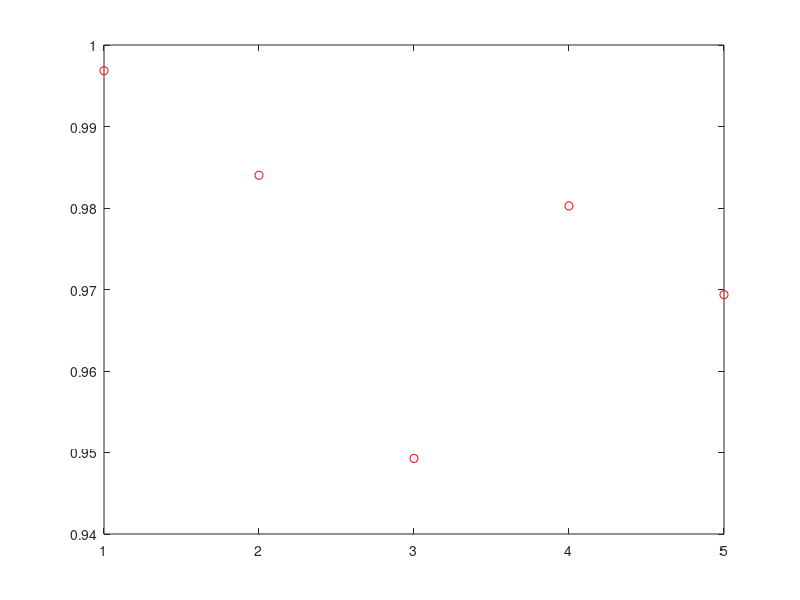
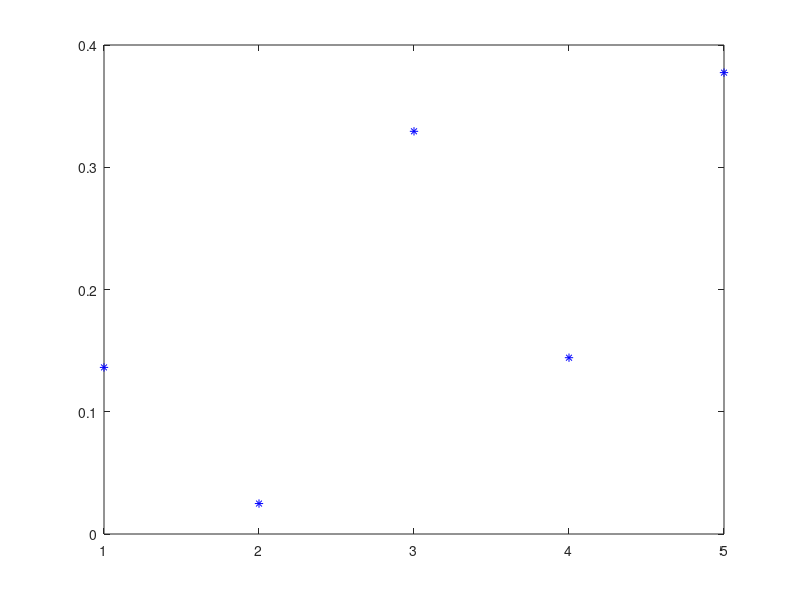
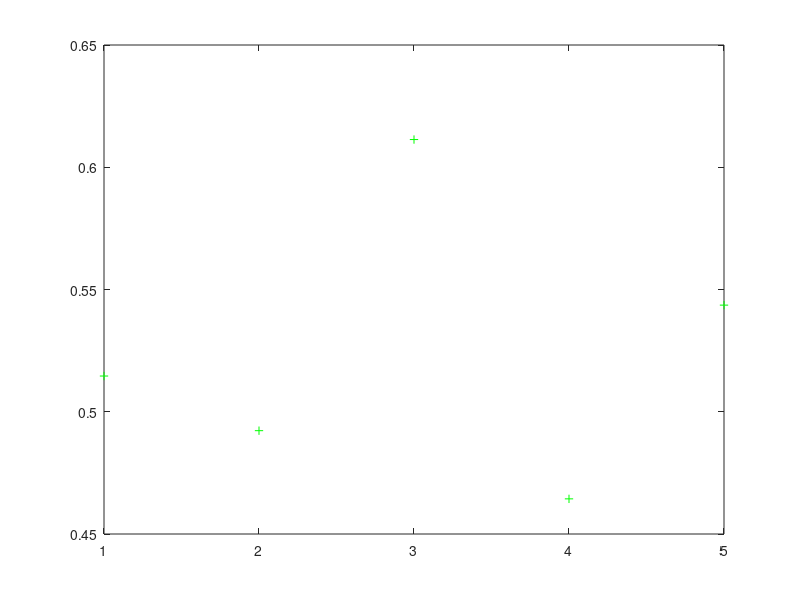
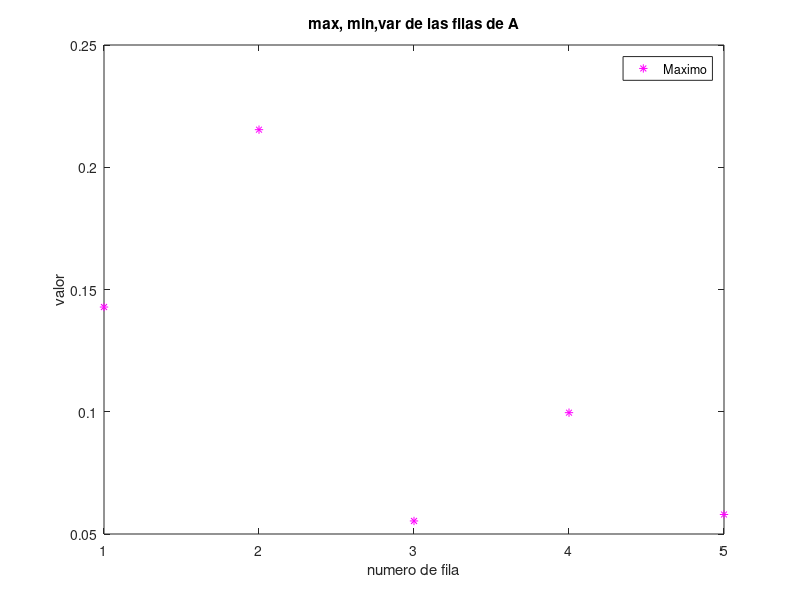

The MATLAB source for these figures, in order: (Note: this script raises an error after producing the figures.)
%% Ejercicio 1. Matrices y vectores
clear all
close all

% 1. Crear matrices
A = [1,2;3,4;5,6;7,8];
v = [14;16;18;20];
% 2.Obtenga y visualice una matriz B concatenando la matriz A y el vector v.
%B = cat(2, A, v);
B = [A,v];
disp('B = ');
disp(B);

% 3. Obtenga y visualice un vector fila resultado de concatenar las filas de la matriz B
nfilas = size(B,1);
V = [];
for i=1:nfilas
    fila = B(i,:); %: todos los elementos de esa fila
    V=[V,fila];
end

disp('V=');
disp(V);

%Forma rápida
V2 = B'; % TRASPUESTA DE B
V2 = V2(:)';
disp('V2=');
disp(V2);

% 4. Obtenga y visualice un vector columna resultado de concatenar las columnas de la matriz B.
C = B(:);
disp('C=');
disp(C);


%%  Ejercicio 2. Matrices y vectores.
clear all
close all
% Realice un script de Matlab que permita desarrollar una serie de operaciones con una matriz
% 1. El script ha de generar una matriz, cuadrada y aleatoria de tamaño indicado por el usuario. En la línea de comandos se ha de visualizar el mensaje: "Indique el tamaño de la matriz".

n = input('Indique el tamaño de la matriz: ');
A = rand(n);

% 2. A partir de la matriz construida, el script deberá calcular y presentar por pantalla los siguientes datos:
% a) Matriz generada
disp("matriz A: ")
disp(A)

% b) Una segunda matriz formada por las columnas impares de la matriz inicial
B=A(:,1:2:n);
disp('B= ');
disp(B);

% c) El valor de los elementos de la diagonal de la matriz generada
C = diag(A);
disp('C= ');
disp(C);

% d) Valor máximo, mínimo, medio y varianza de cada fila. Estos valores se han de representar gráficamente, indicando en el eje de abscisas el número de fila

vector_max = [];
vector_min = [];
vector_mean = [];
vector_var = [];

for i = 1:n
    fila = A(i,:);
    maximo = max(fila);
    minimo= min(fila);
    media= mean(fila);
    varianza = var(fila);

    vector_max = [vector_max,maximo];
    vector_min = [vector_min,minimo];
    vector_mean = [vector_mean,media];
    vector_var = [vector_var,varianza];
end
 
figure(1)
plot(vector_max,'ro')
figure(2)
plot(vector_min,'b*')
figure(3)
plot(vector_mean,'g+')
figure(4)
plot(vector_var,'m*')
hold off;
xlabel('numero de fila')
ylabel('valor')
title('max, min,var de las filas de A')
legend({'Maximo','Minimo','Media','Varianza'})

%% Ejercicio 3. Matrices y vectores.
clear all
close all
% Programe un script en Matlab que permita realizar una serie de operaciones con dos matrices (A y B) que se introducirán por teclado. Para ello:
% 1. Solicite al usuario las dimensiones de las matrices en formato [filas cols], (si se introduce un único número, la matriz será cuadrada).
input_str = input('Ingrese las dimensiones de la matriz en formato [filas cols]: ', 's');

Dimensiones = str2num(input_str);

if length(Dimensiones) == 1
    Dimensiones = [Dimensiones Dimensiones];
end

% 2. Genere dos matrices (A y B) de las dimensiones elegidas. Para rellenar las matrices, escriba una
% función en Matlab (en un fichero diferente) que reciba como parámetro las dimensiones deseadas
% [filas cols], y devuelva la matriz rellena.
A = IntroducirMatriz(Dimensiones);
B = IntroducirMatriz(Dimensiones);

disp('A= ')
disp(A)
disp('B= ')
disp(B)
% 4. Calcule y muestre por pantalla:
% Calcular la transpuesta de A y B
if isequal(size(A), size(B))
    A_transpuesta = A';
    B_transpuesta = B';
else
    fprintf('No se puede calcular la transpuesta porque las dimensiones de A y B son diferentes.\n');
end

% Calcular la inversa de A y B
if isequal(size(A), size(B)) && size(A, 1) == size(A, 2)
    A_inversa = inv(A);
    B_inversa = inv(B);
else
    fprintf('No se puede calcular la inversa porque una de las matrices no es invertible (determinante igual a cero).\n');
end

% Calcular el determinante de A y B
if isequal(size(A), size(B)) && size(A, 1) == size(A, 2)
    determinante_A = det(A);
    determinante_B = det(B);
else
    fprintf('No se puede calcular el determinante porque las dimensiones de A y B son diferentes.\n');
end

% Calcular el rango de A y B
rango_A = rank(A);
rango_B = rank(B);

% Calcular el producto matricial de A y B
if size(A, 2) == size(B, 1)
    producto_matricial = A * B;
else
    fprintf('No se puede calcular el producto matricial porque las dimensiones de A y B no son compatibles.\n');
end

% Calcular el producto elemento a elemento de A y B
if isequal(size(A), size(B))
    producto_elemento_a_elemento = A .* B;
else
    fprintf('No se puede calcular el producto elemento a elemento porque las dimensiones de A y B son diferentes.\n');
end

% Verificar si es posible concatenar las filas y columnas
if isequal(size(A, 1), size(B, 1))
    % Concatenar filas
    vector_fila = [A(1, :), B(1, :)];
else
    fprintf('No se pueden concatenar las filas porque el número de filas en A y B es diferente.\n');
end

if isequal(size(A, 2), size(B, 2))
    % Concatenar columnas
    vector_columna = [A(:, 1); B(:, 1)];
else
    fprintf('No se pueden concatenar las columnas porque el número de columnas en A y B es diferente.\n');
end

% Mostrar resultados

if exist('A_transpuesta', 'var')
    disp('Transpuesta de A:');
    disp(A_transpuesta);
end

if exist('B_transpuesta', 'var')
    disp('Transpuesta de B:');
    disp(B_transpuesta);
end

if exist('A_inversa', 'var')
    disp('Inversa de A:');
    disp(A_inversa);
end

if exist('B_inversa', 'var')
    disp('Inversa de B:');
    disp(B_inversa);
end

if exist('determinante_A', 'var')
    disp('Determinante de A:');
    disp(determinante_A);
end

if exist('determinante_B', 'var')
    disp('Determinante de B:');
    disp(determinante_B);
end

if exist('rango_A', 'var')
    disp('Rango de A:');
    disp(rango_A);
end

if exist('rango_B', 'var')
    disp('Rango de B:');
    disp(rango_B);
end

if exist('producto_matricial', 'var')
    disp('Producto matricial de A y B:');
    disp(producto_matricial);
end

if exist('producto_elemento_a_elemento', 'var')
    disp('Producto elemento a elemento de A y B:');
    disp(producto_elemento_a_elemento);
end

if exist('vector_fila', 'var')
    disp('Vector fila concatenado:');
    disp(vector_fila);
end

if exist('vector_columna', 'var')
    disp('Vector columna concatenado:');
    disp(vector_columna);
end


%% Ejercicio 4. Tiempo de cómputo y representación gráfica
% Realice un script en Matlab que permita obtener y representar el tiempo consumido para el cálculo del
% rango y el determinante de una matriz en función de su tamaño (entre 1x1 y 25x25). Tenga en cuenta
% que:
% • La matriz se rellenará con valores aleatorios.
% • El tiempo necesario para cada operación debe obtenerse por separado.
% • Los tiempos de procesamiento para el cálculo del rango y del determinante se representarán en
% la misma gráfica, utilizando para ello diferentes colores.
% • Deben añadirse etiquetas a los ejes, y una leyenda indicando que representa cada línea. 


%% Ejercicio 5. Representación gráfica en 3D
clear all
close all

% Crear la rejilla uniforme de valores x,y:
vector_x = linspace(-5,5,20); %20 puntos de muestreo de -5 a 5
vector_y = linspace(-5,5,20);
[X,Y] = meshgrid(vector_x,vector_y);

%.* hace la multiplicación por cada elemento de la matriz
Z = Y.*sin(pi*X/10) + 5*cos((X.^2+Y.^2)/8)+cos(X+Y).*cos(3*X-Y);
%{figure(1)
mesh(X,Y,Z);

figure(2)
surf(X,Y,Z);

figure(3)
contourf(X,Y,Z);%}

% En la misma figura dibuje en la parte superior y centrada la gráfica de la superficie, en la parte
% inferior izquierda la gráfica de la superficie en forma de malla y en la parte inferior derecha la
% gráfica del contorno. Además, añada la barra de color al contorno.

figure(1)
subplot()

% Deben añadirse etiquetas a los ejes, y un título a cada gráfica

%% Ejercicio 6. Sistemas lineales
clear all
close all
% Dados los siguientes sistemas lineales de 10 ecuaciones con 4 incógnitas (x1, x2, x3, x4)
% 1. Exprese el sistema de forma matricial en Matlab. Para ello, cree las matrices A y b.
A = [0,2,10,7;
    2,7,7,1;
    1,9,0,5;
    4,0,0,6;
    2,8,4,1;
    10,5,0,3;
    2,6,4,0;
    1,1,9,3;
    6,4,8,2;
    0,3,0,9];
resultados_A = [90;59;15;10;80;17;93;51;41;76];

b = [0.110,0,1,0;
    0,3.260,0,1;
    0.425,0,1,0;
    0,3.574,0,1;
    0.739,0,1,0;
    0,3.888,0,1;
    1.054,0,1,0;
    0,4.202,0,1;
    1.368,0,1,0;
    0,4.516,0,1];
resultados_b = [317;237;319;239;321;241;323;243;325;245];

% 2. Escriba un script en que permita:
%   a) Obtener el número de condición de la matriz A respecto a la inversión (numero que me dice si la matriz A es invertible, usar la funcion rcond(A)
condicion_A = cond(A);
fprintf('Número de condición de A: %f\n', condicion_A);

%   b) Resolver el sistema de ecuaciones para obtener la matriz x = [x1, x2, x3, x4]’.
x_A = linsolve(A, resultados_A);   %encuentra la solución para el vector x que satisface la ecuación A * x = resultados_A
x_b = linsolve(b, resultados_b);

%   c) Añadir ruido a la matriz b, sumándole un vector aleatorio de media 0 y desviación 1, y resuelva el sistema de ecuaciones resultante.
n = length(resultados_b);
ruido = randn(n, 1);  % Vector aleatorio con media 0 y desviación estándar 1
b_con_ruido = b * x_b + ruido;

% Resuelve el sistema
x_con_ruido = linsolve(b_con_ruido, resultados_b);
fprintf('Solución del sistema de ecuaciones (con ruido):\n');
disp(x_con_ruido);

%   d) Mostrar el resultado (con y sin ruido añadido) por pantalla.
fprintf('\nSolución del sistema de ecuaciones A (sin ruido):\n');
fprintf('x1 = %f\n', x_A(1));
fprintf('x2 = %f\n', x_A(2));
fprintf('x3 = %f\n', x_A(3));
fprintf('x4 = %f\n', x_A(4));

fprintf('\nSolución del sistema de ecuaciones b (sin ruido):\n');
fprintf('x1 = %f\n', x_b(1));
fprintf('x2 = %f\n', x_b(2));
fprintf('x3 = %f\n', x_b(3));
fprintf('x4 = %f\n', x_b(4));

fprintf('\nSolución del sistema de ecuaciones b (con ruido):\n');
fprintf('x1 = %f\n', x_con_ruido);
% Compare los resultados obtenidos en cada caso. 



%% Ejercicio 7. Polinomios
clear all
close all
% Realice una función de Matlab que permita obtener las raíces de un producto de polinomios y las
% clasifique en reales y complejas. Para ello ha de realizar los siguientes pasos:
% 1. Las entradas y salidas de la función son las que se especifican, según la siguiente sintaxis:
% [solución, reales, complejas]=raices(poli_1, poli_2)
% Ejemplo: [[-1+i, -1-i, -3], 1, 2]=raíces([1 2 2], [1 3])
% a) Recoge los arrays con los que se crean los polinomios.
% b) Solicita si la solución se aplica a uno de los polinomios o al producto: poli_1, poli_2, prod_poli.
% c) Devuelve las raíces del polinomio indicado y su clasificación (nº raíces reales y nº raíces complejas.
% d) Representa en el plano complejo la ubicación de las raíces obtenidas. 

% x^4 + 3x^3 + 2x^2 + x + 3
poli_1 = [1,3,2,1,3];

% -5x^4 + 4x^3 - 2x^2 + 6x - 1
poli_2 = [-5,4,-2,6,-1];

raices(poli_1,poli_2);